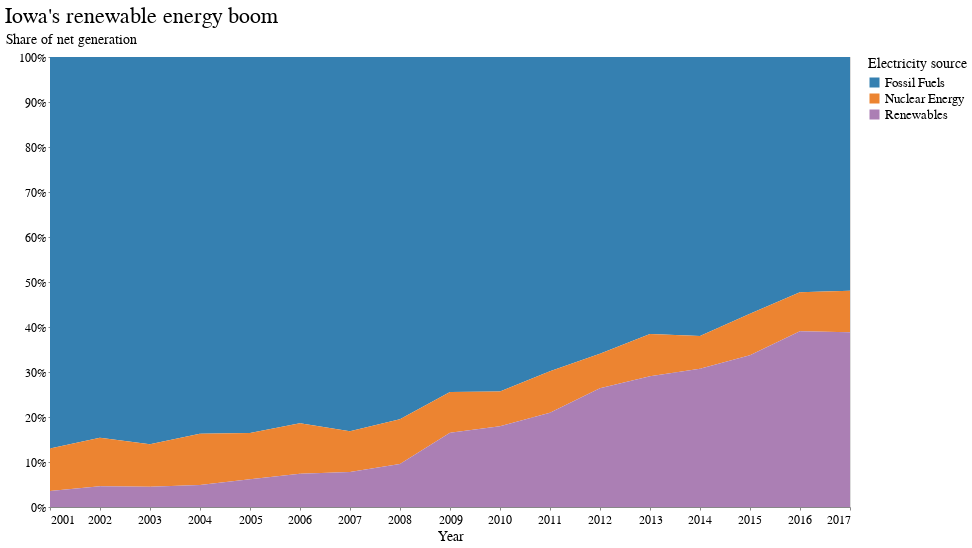

Notebook code cell kept with this figure:
### Code cell
source = data.iowa_electricity()

alt.Chart(source, title="Iowa's renewable energy boom").mark_area().encode(
    x=alt.X(
        "year:T",
        title="Year"
    ),
    y=alt.Y(
        "net_generation:Q",
        stack="normalize",
        title="Share of net generation",
        axis=alt.Axis(format=".0%"),
    ),
    color=alt.Color(
        "source:N",
        legend=alt.Legend(title="Electricity source"),
    )
)

### Figure 1 — Vega-Lite specification as saved in the notebook (floating-point values rounded to 4 significant figures)
{"$schema": "https://vega.github.io/schema/vega-lite/v2.6.0.json", "config": {"arc": {"fill": "#82c6df"}, "area": {"fill": "#82c6df"}, "axis": {"labelFont": "Benton Gothic, sans", "labelFontSize": 12, "labelFontWeight": "normal", "titleFont": "Benton Gothic Bold, sans", "titleFontSize": 14, "titleFontWeight": "normal"}, "axisX": {"labelAngle": 0, "labelPadding": 4, "tickSize": 3}, "axisY": {"labelBaseline": "middle", "maxExtent": 45, "minExtent": 45, "tickSize": 2, "titleAlign": "left", "titleAngle": 0, "titleX": -45, "titleY": -11}, "background": "#ffffff", "bar": {"fill": "#82c6df"}, "legend": {"labelFont": "Benton Gothic, sans", "labelFontSize": 13, "symbolType": "square", "titleFont": "Benton Gothic Bold, sans", "titleFontSize": 14, "titleFontWeight": "normal"}, "line": {"stroke": "#82c6df", "strokeWidth": 3}, "path": {"stroke": "#82c6df"}, "point": {"stroke": "#82c6df"}, "range": {"category": ["#3580b1", "#ec8431", "#ab7fb4", "#c89d29", "#adc839", "#829eb1"], "diverging": ["#e68a4f", "#f4bb6a", "#f9e39c", "#dadfe2", "#a6b7c6", "#849eae"], "heatmap": ["#fbf2c7", "#f9e39c", "#f8d36e", "#f4bb6a", "#e68a4f", "#d15a40", "#ab4232"], "ordinal": ["#fbf2c7", "#f9e39c", "#f8d36e", "#f4bb6a", "#e68a4f", "#d15a40", "#ab4232"], "ramp": ["#fbf2c7", "#f9e39c", "#f8d36e", "#f4bb6a", "#e68a4f", "#d15a40", "#ab4232"]}, "rect": {"fill": "#82c6df"}, "shape": {"stroke": "#82c6df"}, "symbol": {"fill": "#82c6df", "size": 30}, "title": {"anchor": "start", "font": "Benton Gothic Bold, sans", "fontColor": "#000000", "fontSize": 22, "fontWeight": "normal"}, "view": {"height": 450, "width": 800}}, "data": {"name": "data-bb61008ba0c766c5601afa5323d12ad4"}, "datasets": {"data-bb61008ba0c766c5601afa5323d12ad4": [{"net_generation": 35361, "source": "Fossil Fuels", "year": "2001-01-01T00:00:00"}, {"net_generation": 35991, "source": "Fossil Fuels", "year": "2002-01-01T00:00:00"}, {"net_generation": 36234, "source": "Fossil Fuels", "year": "2003-01-01T00:00:00"}, {"net_generation": 36205, "source": "Fossil Fuels", "year": "2004-01-01T00:00:00"}, {"net_generation": 36883, "source": "Fossil Fuels", "year": "2005-01-01T00:00:00"}, {"net_generation": 37014, "source": "Fossil Fuels", "year": "2006-01-01T00:00:00"}, {"net_generation": 41389, "source": "Fossil Fuels", "year": "2007-01-01T00:00:00"}, {"net_generation": 42734, "source": "Fossil Fuels", "year": "2008-01-01T00:00:00"}, {"net_generation": 38620, "source": "Fossil Fuels", "year": "2009-01-01T00:00:00"}, {"net_generation": 42750, "source": "Fossil Fuels", "year": "2010-01-01T00:00:00"}, {"net_generation": 39361, "source": "Fossil Fuels", "year": "2011-01-01T00:00:00"}, {"net_generation": 37379, "source": "Fossil Fuels", "year": "2012-01-01T00:00:00"}, {"net_generation": 34873, "source": "Fossil Fuels", "year": "2013-01-01T00:00:00"}, {"net_generation": 35250, "source": "Fossil Fuels", "year": "2014-01-01T00:00:00"}, {"net_generation": 32319, "source": "Fossil Fuels", "year": "2015-01-01T00:00:00"}, {"net_generation": 28437, "source": "Fossil Fuels", "year": "2016-01-01T00:00:00"}, {"net_generation": 29329, "source": "Fossil Fuels", "year": "2017-01-01T00:00:00"}, {"net_generation": 3853, "source": "Nuclear Energy", "year": "2001-01-01T00:00:00"}, {"net_generation": 4574, "source": "Nuclear Energy", "year": "2002-01-01T00:00:00"}, {"net_generation": 3988, "source": "Nuclear Energy", "year": "2003-01-01T00:00:00"}, {"net_generation": 4929, "source": "Nuclear Energy", "year": "2004-01-01T00:00:00"}, {"net_generation": 4538, "source": "Nuclear Energy", "year": "2005-01-01T00:00:00"}, {"net_generation": 5095, "source": "Nuclear Energy", "year": "2006-01-01T00:00:00"}, {"net_generation": 4519, "source": "Nuclear Energy", "year": "2007-01-01T00:00:00"}, {"net_generation": 5282, "source": "Nuclear Energy", "year": "2008-01-01T00:00:00"}, {"net_generation": 4679, "source": "Nuclear Energy", "year": "2009-01-01T00:00:00"}, {"net_generation": 4451, "source": "Nuclear Energy", "year": "2010-01-01T00:00:00"}, {"net_generation": 5215, "source": "Nuclear Energy", "year": "2011-01-01T00:00:00"}, {"net_generation": 4347, "source": "Nuclear Energy", "year": "2012-01-01T00:00:00"}, {"net_generation": 5321, "source": "Nuclear Energy", "year": "2013-01-01T00:00:00"}, {"net_generation": 4152, "source": "Nuclear Energy", "year": "2014-01-01T00:00:00"}, {"net_generation": 5243, "source": "Nuclear Energy", "year": "2015-01-01T00:00:00"}, {"net_generation": 4703, "source": "Nuclear Energy", "year": "2016-01-01T00:00:00"}, {"net_generation": 5214, "source": "Nuclear Energy", "year": "2017-01-01T00:00:00"}, {"net_generation": 1437, "source": "Renewables", "year": "2001-01-01T00:00:00"}, {"net_generation": 1963, "source": "Renewables", "year": "2002-01-01T00:00:00"}, {"net_generation": 1885, "source": "Renewables", "year": "2003-01-01T00:00:00"}, {"net_generation": 2102, "source": "Renewables", "year": "2004-01-01T00:00:00"}, {"net_generation": 2724, "source": "Renewables", "year": "2005-01-01T00:00:00"}, {"net_generation": 3364, "source": "Renewables", "year": "2006-01-01T00:00:00"}, {"net_generation": 3870, "source": "Renewables", "year": "2007-01-01T00:00:00"}, {"net_generation": 5070, "source": "Renewables", "year": "2008-01-01T00:00:00"}, {"net_generation": 8560, "source": "Renewables", "year": "2009-01-01T00:00:00"}, {"net_generation": 10308, "source": "Renewables", "year": "2010-01-01T00:00:00"}, {"net_generation": 11795, "source": "Renewables", "year": "2011-01-01T00:00:00"}, {"net_generation": 14949, "source": "Renewables", "year": "2012-01-01T00:00:00"}, {"net_generation": 16476, "source": "Renewables", "year": "2013-01-01T00:00:00"}, {"net_generation": 17452, "source": "Renewables", "year": "2014-01-01T00:00:00"}, {"net_generation": 19091, "source": "Renewables", "year": "2015-01-01T00:00:00"}, {"net_generation": 21241, "source": "Renewables", "year": "2016-01-01T00:00:00"}, {"net_generation": 21933, "source": "Renewables", "year": "2017-01-01T00:00:00"}]}, "encoding": {"color": {"field": "source", "legend": {"title": "Electricity source"}, "type": "nominal"}, "x": {"field": "year", "title": "Year", "type": "temporal"}, "y": {"axis": {"format": ".0%"}, "field": "net_generation", "stack": "normalize", "title": "Share of net generation", "type": "quantitative"}}, "mark": "area", "title": "Iowa's renewable energy boom"}
